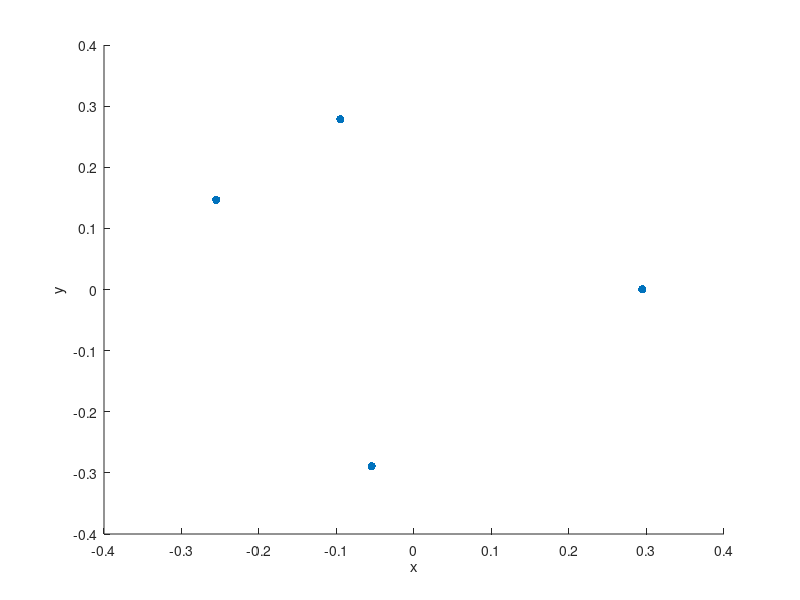

Write the MATLAB code that produced this figure. (Note: this script raises an error after producing the figure.)
clc
addpath('MultiAperture/');

% load test scene
load('test_scene.mat')
scene = scene(:,:,1);
figure
scatter(scene(:,2,1),scene(:,3,1),'filled','black')
xlabel('x')
ylabel('y')

% ---------------------- aperture --------------------------------- 

D = 30;
R = D/2;
d = 3;
r = d/2;
psf_tilde_sig = r/3; % standard deviation of a single aperture
ap1 = [0,0,R];
ap2 = [Polygon(2,0,'radius',R-r),r/3*ones(2,1)];
ap3 = [Polygon(3,0,'radius',R-r),r/3*ones(3,1)];

%aper_coords = Golay9(R); %aper_coords = [0,0];
%ap_num = size(aper_coords,1);
%aper_rads = psf_tilde_sig*ones(ap_num,1);  %aper_rads = R; 
%aperture = [aper_coords,aper_rads];
aperture = ap3;
ap_num = size(aperture,1);
aper_coords = aperture(:,1:2);
aper_rads = aperture(:,3);


% get the effective aperture diameter
if ap_num>1
    B = squareform(pdist(aper_coords));             % sub-aperture pairwise centroid distances
    D = aper_rads + aper_rads';                     % sub-aperture pairwise radius sums
    assert(all(triu(B,1) >= triu(D,1),'all'));      % check if any apertures overlap

    % set the effective aperture diameter to the minimum enclosing circle diameter
    cm_coords = aper_coords - mean(aper_coords,1);                          % get centered coordinates (with respect to centroid of centroids -- still need to prove with this works)
    tangent_pts = cm_coords + cm_coords.*aper_rads./vecnorm(cm_coords,2,2); % candidate tangent points where the enclosing circle might touch
    [~,~,R_eff] = SmallestEnclosingCircle(tangent_pts(:,1)',tangent_pts(:,2)'); % effective aperture radius
    D_eff = 2*R_eff;
else
    R_eff = aper_rads(1);
    D_eff = 2*R_eff;                         % set the effective aperture diameter to that of the input aperture
end


% The rayleigh length of the multi-aperture system is defined to be the
% same rayleigh length as a single circular hard aperture with diameter
% D_eff, where D_eff is the diameter of the minimum enclosing circle 
% that contains all of the sub-apertures.
%rl = 2*pi * 1.2197/D_eff; % rayleigh length in units of [rads/length]
rl = (2*sqrt(2*log(2))) * 1/(2*R_eff/3); % gaussian aperture rayleigh length

% ----------------- Hermite-Gaussian Local-Aperture Modes----------------
% KWAN WORKS IN COORDINATES WITH DIMENSIONS OF RAYLEIGH LENGTH. SO WE MUST
% DEFINE THE GS BASIS MODES AS FUNCTIONS OF POSITION SPACE COORDINATES WITH
% UNITS OF RAYLEIGH. 
max_order = 5; 
n_HG_modes = max_order+1;                            % number of 1D HG modes
N_modes = ap_num*(max_order)*(max_order+1)/2;     % number of local aperture 2D HG modes
[pj,qj,uj] = Indices_HG_GMMAperture(max_order,ap_num); % vector of linear index map for each mode
U = dftmtx(ap_num)/sqrt(ap_num); % unitary matrix
psf_sig = 1/(2*r/3); % rl = FWHM of gaussian

aperture = 2*psf_sig*aperture; % convert k-space coordinate units


save('aperture.mat','aperture','U','n_HG_modes','N_modes','pj','qj','uj','psf_sig')
scene = [.5,0,-.25;
         .5,0,+.25];


measurement_multipho(scene(:,:,1), ...
                     'n_max',2, ...
                     'n_pho_group', 1000, ...
                     'n_pho_SLD', 5000, ... % number of photons used throughout bayesian update
                     'n_imag_mu', 1000,...
                     'n_pri',2,...
                     'bri_known',1,...
                     'proj_method','Personick',...
                     'per_eps', 0,...% 0<=per_eps<=1; HG 0 mode background
                     'n_HG_modes', 5 ...
                    ); 

 measurement_multipho(scene(:,:,1), ...
                     'n_max', 4, ...
                     'n_imag_mu', 500000, ...
                     'use_SLD', 0);


